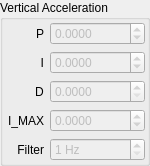
        <widget class="QGroupBox" name="groupBox_11">
         <property name="sizePolicy">
          <sizepolicy hsizetype="Preferred" vsizetype="Preferred">
           <horstretch>0</horstretch>
           <verstretch>0</verstretch>
          </sizepolicy>
         </property>
         <property name="maximumSize">
          <size>
           <width>150</width>
           <height>200</height>
          </size>
         </property>
         <property name="title">
          <string>Vertical Acceleration</string>
         </property>
         <layout class="QVBoxLayout" name="verticalLayout_31">
          <property name="leftMargin">
           <number>2</number>
          </property>
          <property name="topMargin">
           <number>2</number>
          </property>
          <property name="rightMargin">
           <number>2</number>
          </property>
          <property name="bottomMargin">
           <number>2</number>
          </property>
          <item>
           <layout class="QHBoxLayout" name="horizontalLayout_11">
            <item>
             <layout class="QVBoxLayout" name="verticalLayout_32">
              <item>
               <widget class="QLabel" name="label_42">
                <property name="text">
                 <string>P</string>
                </property>
                <property name="alignment">
                 <set>Qt::AlignRight|Qt::AlignTrailing|Qt::AlignVCenter</set>
                </property>
               </widget>
              </item>
              <item>
               <widget class="QLabel" name="label_43">
                <property name="text">
                 <string>I</string>
                </property>
                <property name="alignment">
                 <set>Qt::AlignRight|Qt::AlignTrailing|Qt::AlignVCenter</set>
                </property>
               </widget>
              </item>
              <item alignment="Qt::AlignRight">
               <widget class="QLabel" name="label_17">
                <property name="text">
                 <string>D</string>
                </property>
               </widget>
              </item>
              <item>
               <widget class="QLabel" name="label_45">
                <property name="text">
                 <string>I_MAX</string>
                </property>
                <property name="alignment">
                 <set>Qt::AlignRight|Qt::AlignTrailing|Qt::AlignVCenter</set>
                </property>
               </widget>
              </item>
              <item>
               <widget class="QLabel" name="label_11">
                <property name="text">
                 <string>Filter</string>
                </property>
                <property name="alignment">
                 <set>Qt::AlignRight|Qt::AlignTrailing|Qt::AlignVCenter</set>
                </property>
               </widget>
              </item>
             </layout>
            </item>
            <item>
             <layout class="QVBoxLayout" name="verticalLayout_33">
              <item>
               <widget class="QDoubleSpinBox" name="accelZPSpinBox">
                <property name="enabled">
                 <bool>false</bool>
                </property>
                <property name="decimals">
                 <number>4</number>
                </property>
                <property name="minimum">
                 <double>-10000.000000000000000</double>
                </property>
                <property name="maximum">
                 <double>10000.000000000000000</double>
                </property>
                <property name="singleStep">
                 <double>0.000100000000000</double>
                </property>
               </widget>
              </item>
              <item>
               <widget class="QDoubleSpinBox" name="accelZISpinBox">
                <property name="enabled">
                 <bool>false</bool>
                </property>
                <property name="decimals">
                 <number>4</number>
                </property>
                <property name="minimum">
                 <double>-10000.000000000000000</double>
                </property>
                <property name="maximum">
                 <double>10000.000000000000000</double>
                </property>
                <property name="singleStep">
                 <double>0.000100000000000</double>
                </property>
               </widget>
              </item>
              <item>
               <widget class="QDoubleSpinBox" name="accelZDSpinBox">
                <property name="enabled">
                 <bool>false</bool>
                </property>
                <property name="decimals">
                 <number>4</number>
                </property>
               </widget>
              </item>
              <item>
               <widget class="QDoubleSpinBox" name="accelZIMAXSpinBox">
                <property name="enabled">
                 <bool>false</bool>
                </property>
                <property name="decimals">
                 <number>4</number>
                </property>
                <property name="minimum">
                 <double>-10000.000000000000000</double>
                </property>
                <property name="maximum">
                 <double>10000.000000000000000</double>
                </property>
               </widget>
              </item>
              <item>
               <widget class="QDoubleSpinBox" name="accelZFiltHzSpinBox">
                <property name="enabled">
                 <bool>false</bool>
                </property>
                <property name="suffix">
                 <string> Hz</string>
                </property>
                <property name="decimals">
                 <number>0</number>
                </property>
                <property name="minimum">
                 <double>1.000000000000000</double>
                </property>
               </widget>
              </item>
             </layout>
            </item>
           </layout>
          </item>
         </layout>
        </widget>
